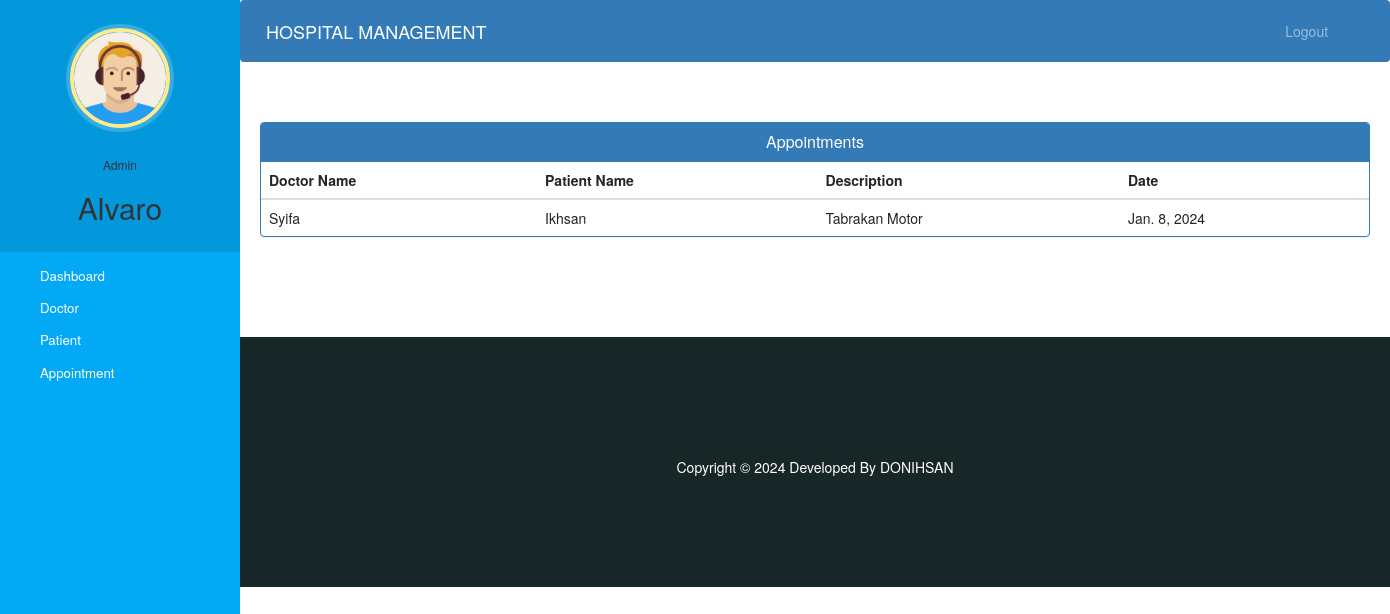
/admin-view-appointment (signed in), run on the app's committed database.
### hospital/models.py (models this page shows)
class Appointment(models.Model):
    patientId=models.PositiveIntegerField(null=True)
    doctorId=models.PositiveIntegerField(null=True)
    patientName=models.CharField(max_length=40,null=True)
    doctorName=models.CharField(max_length=40,null=True)
    appointmentDate=models.DateField(auto_now=True)
    description=models.TextField(max_length=500)
    status=models.BooleanField(default=False)

### hospital/views.py (the view)
# urls.py: path('admin-view-appointment', views.admin_view_appointment_view,name='admin-view-appointment'),
@login_required(login_url='adminlogin')
@user_passes_test(is_admin)
def admin_view_appointment_view(request):
    appointments=models.Appointment.objects.all().filter(status=True)
    return render(request,'hospital/admin_view_appointment.html',{'appointments':appointments})

### hospital/views.py (called while the page is built)
def is_admin(user):
    return user.groups.filter(name='ADMIN').exists()

### templates/hospital/admin_view_appointment.html (shortened to what this page needs)
{% extends 'hospital/admin_base.html' %}
{% block content %}
<head>
  <link href="//netdna.bootstrapcdn.com/bootstrap/3.0.0/css/bootstrap.min.css" rel="stylesheet" id="bootstrap-css">
</head>
<div class="container">
  <div class="panel panel-primary">
    <div class="panel-heading">
      <h6 class="panel-title">Appointments</h6>
    </div>
    <table class="table table-hover" id="dev-table">
      <thead>
        <tr>
          <th>Doctor Name</th>
          <th>Patient Name</th>
          <th>Description</th>
          <th>Date</th>
        </tr>
      </thead>
      {% for a in appointments %}
      <tr>
        <td> {{a.doctorName}}</td>
        <td>{{a.patientName}}</td>
        <td>{{a.description}}</td>
        <td>{{a.appointmentDate}}</td>
      </tr>
      {% endfor %}
    </table>
  </div>
</div>
{% endblock content %}

### templates/hospital/admin_base.html (shortened to what this page needs)
<!DOCTYPE html>
{% load static %}
<html lang="en">
<head>
  <link rel="stylesheet" href="https://stackpath.bootstrapcdn.com/bootstrap/4.3.1/css/bootstrap.min.css">
  <link rel="stylesheet" href="https://maxcdn.bootstrapcdn.com/font-awesome/4.7.0/css/font-awesome.min.css">
  <link rel="stylesheet" href="{% static '/style.css' %}">
</head>
<body>
  <nav class="menu" tabindex="0">
    <header class="avatar">
      <img src="{% static "images/adminpropic.png" %}" />
      <br><br>
      <h6>Admin</h6>
      <h2>{{request.user.first_name}}</h2>
    </header>
    <ul>
      <li tabindex="0" class="icon-dashboard"> <a style="color:white; text-decoration:none;" href="/admin-dashboard"><span>Dashboard</span></a> </li>
      <li tabindex="0" class="icon-customers"> <a style="color:white; text-decoration:none;" href="/admin-doctor"><span>Doctor</span></a></li>
      <li tabindex="0" class="icon-users"> <a style="color:white; text-decoration:none;" href="/admin-patient"><span>Patient</span></a></li>
      <li tabindex="0" class="icon-calendar"> <a style="color:white; text-decoration:none;" href="/admin-appointment"><span>Appointment</span></a></li>
    </ul>
  </nav>
  <main>
    <div class="bs-example">
      <nav class="navbar navbar-expand-md  navbar-dark fixed-top" style="background:#337AB7;">
        <a href="/admin-dashboard" class="navbar-brand">HOSPITAL MANAGEMENT</a>
        <div class="collapse navbar-collapse justify-content-between" id="navbarCollapse">
          <div class="navbar-nav" style=" margin-left: 90%;">
            <a href="/logout" class="nav-item nav-link">Logout</a>
          </div>
        </div>
      </nav>
    </div>
    <br><br>
    {% block content %}
    {% endblock content %}
    <br><br><br><br>
    <footer>
      <br>
      <div class="container">
        <div class="row">
          <div class="col-md-12 col-sm-12">
            <div style="color:#ffffff;" class="wow fadeInUp footer-copyright">
              <p>
                Copyright &copy; 2024 Developed By DONIHSAN </p>
            </div>
          </div>
        </div>
      </div>
    </footer>
  </main>
</body>
</html>

### static/style.css (style rules this page uses)
body { padding-left: 240px; }
main { position: relative; height: 100vh; }
.menu { background: #5bc995; height: 100vh; width: 240px; position: fixed; top: 0px; left: 0; z-index: 5; outline: none; }
.menu .avatar { background: rgba(0, 0, 0, 0.1); padding: 2em 0.5em; text-align: center; }
.menu .avatar img { width: 100px; border-radius: 50%; overflow: hidden; border: 4px solid #ffea92; box-shadow: 0 0 0 4px rgba(255, 255, 255, 0.2); }
.menu .avatar h2 { font-weight: normal; margin-bottom: 0; }
.menu ul { list-style: none; padding: 0.5em 0; margin: 0; }
.menu ul li { padding: 0.5em 1em 0.5em 3em; font-size: 0.95em; font-weight: regular; background-repeat: no-repeat; background-position: left 15px center; background-size: auto 20px; transition: all 0.15s linear; cursor: pointer; }
.menu ul li.icon-dashboard { background-image: url("http://www.entypo.com/images//gauge.svg"); }
.menu ul li.icon-customers { background-image: url("http://www.entypo.com/images//briefcase.svg"); }
.menu ul li.icon-users { background-image: url("http://www.entypo.com/images//users.svg"); }
.menu ul li.icon-calendar { background-image: url("http://www.entypo.com/images//calendar.svg"); }

### templates/hospital/admin_base.html (style rules this page uses)
a:link { text-decoration: none; }
a { color: white; }
footer { padding: 0px 0px 0px 0px; background-color: #172627; margin: 0px; }
p { text-align: center; }
body { padding-left: 240px; }
main { position: relative; height: 100vh; }
.menu { background: #03a9f4; height: 100vh; width: 240px; position: fixed; top: 0px; left: 0; z-index: 5; outline: none; }
.menu .avatar { background: rgba(0, 0, 0, 0.1); padding: 2em 0.5em; text-align: center; }
.menu .avatar img { width: 100px; border-radius: 50%; overflow: hidden; border: 4px solid #ffea92; box-shadow: 0 0 0 4px rgba(255, 255, 255, 0.2); }
.menu .avatar h2 { font-weight: normal; margin-bottom: 0; }
.menu ul { list-style: none; padding: 0.5em 0; margin: 0; }
.menu ul li { padding: 0.5em 1em 0.5em 3em; font-size: 0.95em; font-weight: regular; background-repeat: no-repeat; background-position: left 15px center; background-size: auto 20px; transition: all 0.15s linear; cursor: pointer; }
.menu ul li.icon-dashboard { background-image: url("http://www.entypo.com/images//gauge.svg"); }
.menu ul li.icon-customers { background-image: url("http://www.entypo.com/images//briefcase.svg"); }
.menu ul li.icon-users { background-image: url("http://www.entypo.com/images//users.svg"); }
.menu ul li.icon-calendar { background-image: url("http://www.entypo.com/images//calendar.svg"); }

### templates/hospital/admin_view_appointment.html (style rules this page uses)
a:link { text-decoration: none; }
h6 { text-align: center; }
.row { margin: 100px; }

### data on the page
Appointment: doctorName "Syifa", patientName "Ikhsan", description "Tabrakan Motor", appointmentDate "Jan. 8, 2024"

### other printed values
{{ request.user.first_name }} "Alvaro"
